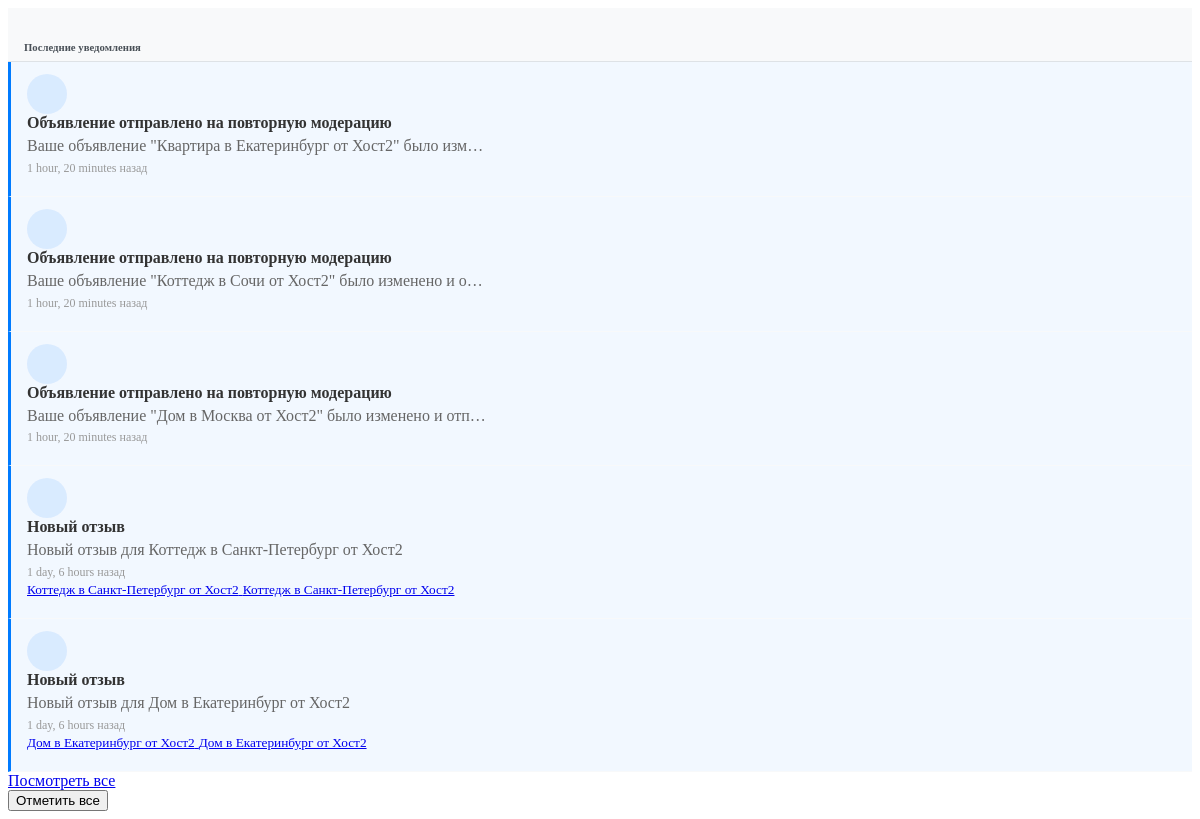
The app's page /notifications/api/recent/ (signed in) with its own data.
### notifications/models.py (models this page shows, shortened)
class Notification(models.Model):
    NOTIFICATION_TYPES = [
        ('booking_request', _('Booking Request')),
        ('booking_confirmed', _('Booking Confirmed')),
        ('booking_canceled', _('Booking Canceled')),
        ('message_received', _('Message Received')),
        ('review_received', _('Review Received')),
        ('listing_approved', _('Listing Approved')),
        ('payment_received', _('Payment Received')),
        ('system', _('System Notification')),
    ]
    user = models.ForeignKey(
        settings.AUTH_USER_MODEL,
        on_delete=models.CASCADE,
        related_name='notifications',
        verbose_name=_("User")
    )
    notification_type = models.CharField(
        _("Notification Type"),
        max_length=30,
        choices=NOTIFICATION_TYPES
    )
    title = models.CharField(_("Title"), max_length=255)
    message = models.TextField(_("Message"))
    is_read = models.BooleanField(_("Is Read"), default=False)
    booking = models.ForeignKey(
        'listings.Booking',
        on_delete=models.CASCADE,
        related_name='notifications',
        null=True,
        blank=True,
        verbose_name=_("Related Booking")
    )
    listing = models.ForeignKey(
        'listings.Listing',
        on_delete=models.CASCADE,
        related_name='notifications',
        null=True,
        blank=True,
        verbose_name=_("Related Listing")
    )
    conversation = models.ForeignKey(
        'chat.Conversation',
        on_delete=models.CASCADE,
        related_name='notifications',
        null=True,
        blank=True,
        verbose_name=_("Related Conversation")
    )
    review = models.ForeignKey(
        'listings.Review',
        on_delete=models.CASCADE,
        related_name='notifications',
        null=True,
        blank=True,
        verbose_name=_("Related Review")
    )
    created_at = models.DateTimeField(_("Created At"), auto_now_add=True)
    class Meta:
        verbose_name = _("Notification")
        verbose_name_plural = _("Notifications")
        ordering = ['-created_at']

### listings/models.py (models this page shows, shortened)
class Listing(models.Model):
    title = models.CharField(_("Title"), max_length=100)
    description = models.TextField(_("Description"))
    address = models.CharField(_("Address"), max_length=255)
    city = models.CharField(_("City"), max_length=100)
    state = models.CharField(_("State/Province"), max_length=100)
    country = models.CharField(_("Country"), max_length=100)
    zip_code = models.CharField(_("ZIP/Postal Code"), max_length=20)
    latitude = models.DecimalField(_("Latitude"), max_digits=10, decimal_places=7, null=True, blank=True)
    longitude = models.DecimalField(_("Longitude"), max_digits=10, decimal_places=7, null=True, blank=True)
    price_per_night = models.DecimalField(_("Price per night"), max_digits=10, decimal_places=2)
    cleaning_fee = models.DecimalField(_("Cleaning fee"), max_digits=10, decimal_places=2, default=0)
    service_fee = models.DecimalField(_("Service fee"), max_digits=10, decimal_places=2, default=0)
    bedrooms = models.PositiveSmallIntegerField(_("Bedrooms"))
    bathrooms = models.DecimalField(_("Bathrooms"), max_digits=3, decimal_places=1)
    accommodates = models.PositiveSmallIntegerField(_("Accommodates"))
    property_type = models.CharField(_("Property type"), max_length=50)
    image_urls = models.JSONField(_("Image URLs"), default=list, null=True, blank=True)
    verification_video = models.FileField(
        _("Verification Video"),
        upload_to='verification_videos/',
        null=True,
        blank=True,
        help_text=_("Video proof of property compliance (max 250MB, for moderation only)")
    )
    amenities = models.JSONField(_("Amenities"), default=list)
    house_rules = models.TextField(_("House rules"), blank=True)
    check_in_time = models.TimeField(_("Check-in time"), null=True, blank=True)
    check_out_time = models.TimeField(_("Check-out time"), null=True, blank=True)
    minimum_nights = models.PositiveSmallIntegerField(_("Minimum nights"), default=1)
    maximum_nights = models.PositiveSmallIntegerField(_("Maximum nights"), default=30)
    is_active = models.BooleanField(_("Is active"), default=True)
    is_approved = models.BooleanField(_("Is approved"), default=False)
    host = models.ForeignKey(
        settings.AUTH_USER_MODEL,
        on_delete=models.CASCADE,
        related_name='listings'
    )
    created_at = models.DateTimeField(_("Created at"), auto_now_add=True)
    updated_at = models.DateTimeField(_("Updated at"), auto_now=True)
    class Meta:
        verbose_name = _("Listing")
        verbose_name_plural = _("Listings")
        ordering = ['-created_at', '-id']
        ordering = ['-created_at']

class Review(models.Model):
    rating = models.PositiveSmallIntegerField(
        _("Rating"),
        validators=[MinValueValidator(1), MaxValueValidator(5)]
    )
    comment = models.TextField(_("Comment"))
    listing = models.ForeignKey(
        Listing,
        on_delete=models.CASCADE,
        related_name='reviews'
    )
    reviewer = models.ForeignKey(
        settings.AUTH_USER_MODEL,
        on_delete=models.CASCADE,
        related_name='reviews'
    )
    booking = models.OneToOneField(
        Booking,
        on_delete=models.SET_NULL,
        related_name='review',
        null=True,
        blank=True
    )
    is_approved = models.BooleanField(_("Is approved"), default=True)
    is_edited = models.BooleanField(_("Is edited"), default=False)
    created_at = models.DateTimeField(_("Created at"), auto_now_add=True)
    updated_at = models.DateTimeField(_("Updated at"), auto_now=True)
    class Meta:
        verbose_name = _("Review")
        verbose_name_plural = _("Reviews")
        ordering = ['-created_at']
        constraints = [
            models.UniqueConstraint(
                fields=['listing', 'reviewer'],
                condition=models.Q(booking__isnull=True),
                name='unique_listing_review_no_booking'
            ),
            models.UniqueConstraint(
                fields=['listing', 'reviewer', 'booking'],
                condition=models.Q(booking__isnull=False),
                name='unique_booking_review'
            )
        ]

### notifications/views.py (the view)
# urls.py: path('api/recent/', views.recent_notifications, name='recent_notifications'),
@login_required
def recent_notifications(request):
    notifications = request.user.notifications.filter(is_read=False).order_by('-created_at')[:5]
    return render(request, 'notifications/partials/recent_notifications.html', {
        'notifications': notifications
    })

### notifications/templatetags/notify_tags.py (called while the page is built)
@register.filter
def notification_target_url(notification):
    if notification.booking:
        return f"/listings/bookings/{notification.booking.booking_reference}/"
    elif notification.conversation:
        return f"/chat/{notification.conversation.id}/"
    elif notification.listing:
        return f"/listings/{notification.listing.id}/"
    elif notification.review:
        return f"/listings/{notification.review.listing.id}/"
    return "/notifications/"

### notifications/templates/notifications/partials/recent_notifications.html (shortened to what this page needs)
<div class="dropdown-menu-header">
    <h6 class="dropdown-header">Последние уведомления</h6>
</div>
{% if notifications %}
    {% for notification in notifications %}
    <div class="dropdown-item notification-item {% if not notification.is_read %}unread{% endif %}"
         data-notification-id="{{ notification.id }}"
         data-target-url="{% load notify_tags %}{{ notification|notification_target_url }}"
         style="cursor: pointer;">
        <div class="d-flex">
            <div class="notification-icon me-2">
            </div>
            <div class="flex-grow-1">
                <div class="notification-title small fw-bold">{{ notification.title }}</div>
                <div class="notification-message small text-muted">{{ notification.message|truncatechars:60 }}</div>
                <div class="notification-time small text-muted">{{ notification.created_at|timesince }} назад</div>
                 {% if notification.booking %}
                                <a href="{% url 'listings:booking_detail' notification.booking.booking_reference %}" class="text-decoration-none">
                                    <small class="text-muted">Бронирование #{{ notification.booking.booking_reference|slice:":8" }}</small>
                                </a>
                            {% elif notification.listing %}
                                <a href="{% url 'listings:listing_detail' notification.listing.id %}" class="text-decoration-none">
                                    <small class="text-muted">{{ notification.listing.title }}</small>
                                </a>
                            {% endif %}
                            {% if notification.review %}
                                <a href="{% url 'listings:listing_detail' notification.review.listing.id %}" class="text-decoration-none">
                                    <small class="text-muted">{{ notification.review.listing.title }}</small>
                                </a>
                            {% endif %}
            </div>
            {% if not notification.is_read %}
                <div class="notification-dot">
                    <span class="badge bg-primary rounded-pill">&nbsp;</span>
                </div>
            {% endif %}
        </div>
    </div>
    {% endfor %}
    <div class="dropdown-item text-center">
        <a href="{% url 'notifications:notification_list' %}" class="btn btn-sm btn-outline-primary">Посмотреть все</a>
    </div>
    <div class="dropdown-item text-center">
        <button class="btn btn-sm btn-outline-secondary" onclick="markAllNotificationsRead()">Отметить все</button>
    </div>
{% else %}
    <div class="empty-notifications">
        <i class="fas fa-bell-slash fa-2x"></i>
        <p class="mb-0">Нет уведомлений</p>
    </div>
{% endif %}

### notifications/templates/notifications/partials/recent_notifications.html (style rules this page uses)
.notification-item { padding: 0.75rem 1rem; border-bottom: 1px solid #f8f9fa; transition: background-color 0.2s ease; }
.notification-item.unread { background-color: rgba(0, 123, 255, 0.05); border-left: 3px solid #007bff; }
.notification-icon { display: flex; align-items: center; justify-content: center; width: 40px; height: 40px; background-color: rgba(0, 123, 255, 0.1); border-radius: 50%; flex-shrink: 0; }
.notification-title { font-weight: 600; color: #333; margin-bottom: 0.25rem; }
.notification-message { color: #666; line-height: 1.3; margin-bottom: 0.25rem; }
.notification-time { color: #999; font-size: 0.75rem; }
.notification-dot { display: flex; align-items: center; }
.notification-dot .badge { width: 8px; height: 8px; padding: 0; border-radius: 50%; }
.dropdown-menu-header { background-color: #f8f9fa; border-bottom: 1px solid #dee2e6; padding: 0.5rem 1rem; }
.dropdown-header { font-weight: 600; color: #495057; margin-bottom: 0; }

### records on screen
Notification: title "Объявление отправлено на повторную модерацию", message "Ваше объявление \"Квартира в Екатеринбург от Хост2\" было изм…", created_at "1 hour, 20 minutes"
Notification: title "Объявление отправлено на повторную модерацию", message "Ваше объявление \"Коттедж в Сочи от Хост2\" было изменено и о…", created_at "1 hour, 20 minutes"
Notification: title "Объявление отправлено на повторную модерацию", message "Ваше объявление \"Дом в Москва от Хост2\" было изменено и отп…", created_at "1 hour, 20 minutes"
Notification: title "Новый отзыв", message "Новый отзыв для Коттедж в Санкт-Петербург от Хост2", created_at "1 day, 6 hours", listing "Коттедж в Санкт-Петербург от Хост2", review.listing "Коттедж в Санкт-Петербург от Хост2"
Notification: title "Новый отзыв", message "Новый отзыв для Дом в Екатеринбург от Хост2", created_at "1 day, 6 hours", listing "Дом в Екатеринбург от Хост2", review.listing "Дом в Екатеринбург от Хост2"
